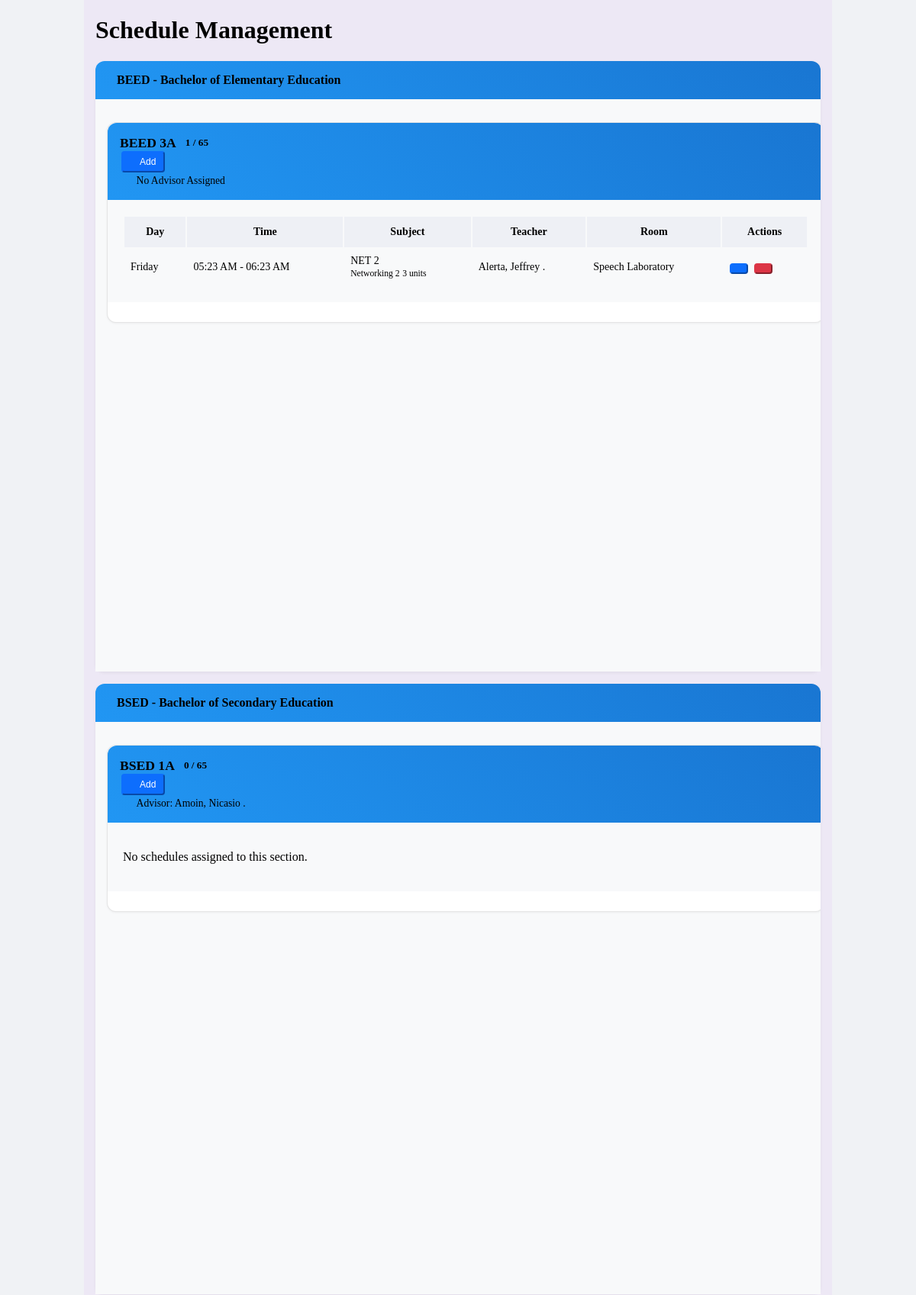
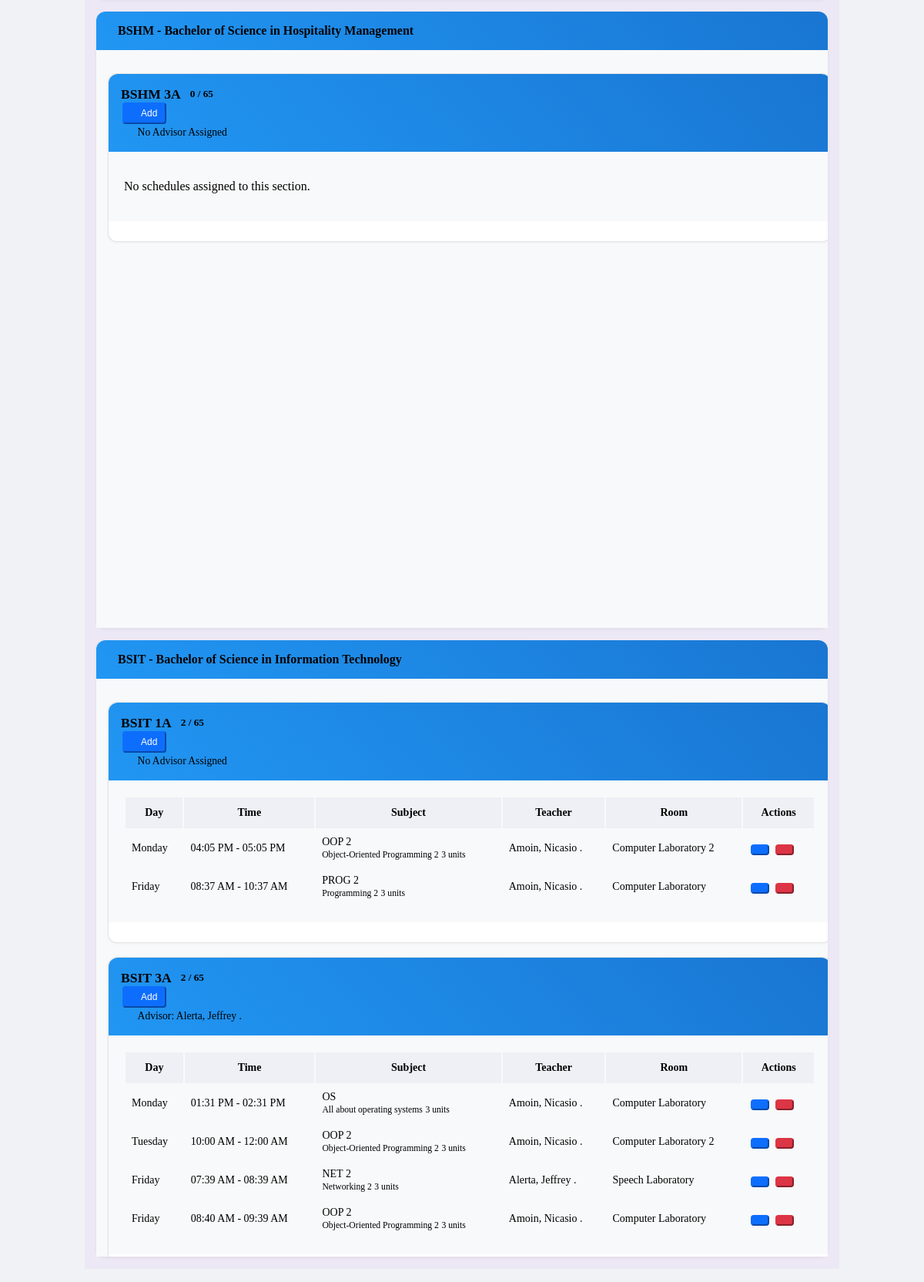
The app's page /admin/schedules/index.php (upper part) with its own data (2 pictures, top to bottom).
### tables this page shows
CREATE TABLE `sections` (
  `section_id` int(11) NOT NULL,
  `section_name` varchar(50) NOT NULL,
  `section_code` varchar(20) NOT NULL,
  `degree_id` int(11) DEFAULT NULL,
  `year_level` tinyint(4) GENERATED ALWAYS AS (cast(substr(`section_code`,locate(' ',`section_code`) + 1,1) as signed)) STORED,
  `max_students` int(11) DEFAULT 40,
  `created_at` timestamp NOT NULL DEFAULT current_timestamp(),
  `updated_at` timestamp NOT NULL DEFAULT current_timestamp() ON UPDATE current_timestamp()
);

CREATE TABLE `sections_schedules` (
  `ss_id` int(11) NOT NULL,
  `section_id` int(11) DEFAULT NULL,
  `section_code` varchar(20) DEFAULT NULL,
  `subject_code` varchar(20) DEFAULT NULL,
  `teacher_id` int(11) DEFAULT NULL,
  `teacher_name` varchar(150) DEFAULT NULL,
  `day_of_week` enum('Monday','Tuesday','Wednesday','Thursday','Friday','Saturday') DEFAULT NULL,
  `start_time` time DEFAULT NULL,
  `end_time` time DEFAULT NULL,
  `room_id` int(11) DEFAULT NULL,
  `semester` enum('First','Second','Summer') DEFAULT NULL,
  `academic_year` varchar(20) DEFAULT NULL,
  `created_at` timestamp NOT NULL DEFAULT current_timestamp(),
  `updated_at` timestamp NOT NULL DEFAULT current_timestamp() ON UPDATE current_timestamp()
);

CREATE TABLE `subjects` (
  `subject_id` int(11) NOT NULL,
  `subject_code` varchar(20) NOT NULL,
  `subject_description` varchar(100) NOT NULL,
  `units` int(11) NOT NULL,
  `created_at` timestamp NOT NULL DEFAULT current_timestamp(),
  `updated_at` timestamp NOT NULL DEFAULT current_timestamp() ON UPDATE current_timestamp()
);

CREATE TABLE `rooms` (
  `room_id` int(11) NOT NULL,
  `room_number` varchar(50) NOT NULL,
  `capacity` int(11) NOT NULL,
  `created_at` timestamp NOT NULL DEFAULT current_timestamp(),
  `updated_at` timestamp NOT NULL DEFAULT current_timestamp() ON UPDATE current_timestamp()
);

CREATE TABLE `degrees` (
  `degree_id` int(11) NOT NULL,
  `degree_code` varchar(20) NOT NULL,
  `degree_name` varchar(100) NOT NULL,
  `description` text DEFAULT NULL,
  `created_at` timestamp NOT NULL DEFAULT current_timestamp()
);

### admin/schedules/index.php (the view, shortened to what this page needs)
<?php
require_once __DIR__ . '/../../includes/db.php';
?>
<link rel="stylesheet" href="../css/common.css">
<?php
$query = "SELECT DISTINCT
            s.section_id,
            s.section_code,
            s.year_level,
            s.degree_id,
            d.degree_code,
            d.degree_name,
            sa.t_id,
            CONCAT(sa.t_lname, ', ', sa.t_fname, ' ', COALESCE(LEFT(sa.t_mname, 1), ''), '.') as advisor_name,
            (SELECT COUNT(*) FROM students_sections ss WHERE ss.section_id = s.section_id) as student_count,
            s.max_students
          FROM sections s
          LEFT JOIN sections_advisors sa ON s.section_id = sa.section_id
          LEFT JOIN degrees d ON s.degree_id = d.degree_id
          ORDER BY d.degree_code, s.year_level, s.section_code";
$sections_result = $conn->query($query);
$sections_by_degree = [];
while ($section = $sections_result->fetch_assoc()) {
    $degree_code = $section['degree_code'];
    if (!isset($sections_by_degree[$degree_code])) {
        $sections_by_degree[$degree_code] = [
            'degree_name' => $section['degree_name'],
            'sections' => []
        ];
    }
    $sections_by_degree[$degree_code]['sections'][] = $section;
}
?>
<div class="container-fluid">
    <div class="d-flex justify-content-between flex-wrap flex-md-nowrap align-items-center pt-3 pb-2 mb-3 border-bottom">
        <h1 class="h2">Schedule Management</h1>
    </div>
    <?php foreach ($sections_by_degree as $degree_code => $degree_data) { ?>
    <div class="card mb-4 degree-card">
        <div class="card-header bg-primary text-white">
            <h4 class="mb-0">
                <?php echo htmlspecialchars($degree_code . ' - ' . $degree_data['degree_name']); ?>
            </h4>
        </div>
        <div class="card-body">
            <div class="row g-0">
                <?php foreach ($degree_data['sections'] as $section) {
                    $schedules_query = "SELECT
                                        ss.*,
                                        r.room_number,
                                        r.capacity as room_capacity,
                                        s.subject_description,
                                        s.units,
                                        CONCAT(t.t_lname, ', ', t.t_fname, ' ', COALESCE(LEFT(t.t_mname, 1), ''), '.') as teacher_name
                                      FROM sections_schedules ss
                                      LEFT JOIN rooms r ON ss.room_id = r.room_id
                                      LEFT JOIN subjects s ON ss.subject_code = s.subject_code
                                      LEFT JOIN teachers t ON ss.teacher_id = t.t_id
                                      WHERE ss.section_id = " . $section['section_id'] . "
                                      ORDER BY ss.day_of_week, ss.start_time";
                    $schedules_result = $conn->query($schedules_query);
                ?>
                    <div class="col-12 col-lg-6">
                        <div class="card h-100">
                            <div class="card-header bg-light">
                                <div class="d-flex flex-column">
                                    <div class="d-flex justify-content-between align-items-center mb-2">
                                        <h5 class="card-title mb-0 d-flex align-items-center">
                                            <span class="section-code"><?php echo htmlspecialchars($section['section_code']); ?></span>
                                            <span class="badge bg-info ms-2">
                                                <?php echo $section['student_count']; ?> / <?php echo $section['max_students']; ?>
                                            </span>
                                        </h5>
                                        <div class="btn-group">
                                            <button type="button"
                                                    class="btn btn-sm btn-primary"
                                                    data-bs-toggle="modal"
                                                    data-bs-target="#addScheduleModal"
                                                    data-section-id="<?php echo $section['section_id']; ?>"
                                                    data-section-code="<?php echo htmlspecialchars($section['section_code']); ?>">
                                                <i class="bi bi-plus-lg me-1"></i>Add
                                            </button>
                                        </div>
                                    </div>
                                    <?php if ($section['advisor_name']) { ?>
                                    <div class="advisor-info">
                                        <span class="badge bg-secondary">
                                            Advisor: <?php echo htmlspecialchars($section['advisor_name']); ?>
                                        </span>
                                    </div>
                                    <?php } else { ?>
                                    <div class="advisor-info">
                                        <span class="badge bg-warning text-dark">
                                            No Advisor Assigned
                                        </span>
                                    </div>
                                    <?php } ?>
                                </div>
                            </div>
                            <div class="card-body">
                                <?php if($schedules_result->num_rows > 0) { ?>
                                    <div class="table-responsive">
                                        <table class="table table-sm table-hover align-middle schedule-table">
                                            <thead>
                                                <tr>
                                                    <th>Day</th>
                                                    <th>Time</th>
                                                    <th>Subject</th>
                                                    <th>Teacher</th>
                                                    <th>Room</th>
                                                    <th>Actions</th>
                                                </tr>
                                            </thead>
                                            <tbody>
                                                <?php while($schedule = $schedules_result->fetch_assoc()) { ?>
                                                    <tr>
                                                        <td><?php echo $schedule['day_of_week']; ?></td>
                                                        <td>
                                                            <?php
                                                            echo date('h:i A', strtotime($schedule['start_time'])) . ' - ' .
                                                                 date('h:i A', strtotime($schedule['end_time']));
                                                            ?>
                                                        </td>
                                                        <td>
                                                            <div><?php echo htmlspecialchars($schedule['subject_code']); ?></div>
                                                            <small class="text-muted"><?php echo htmlspecialchars($schedule['subject_description']); ?></small>
                                                            <small class="text-muted"><?php echo $schedule['units']; ?> units</small>
                                                        </td>
                                                        <td>
                                                            <?php
                                                                if (!empty($schedule['teacher_name'])) {
                                                                    echo htmlspecialchars($schedule['teacher_name']);
                                                                } else {
                                                                    echo '<span class="text-muted schedule-teacher" data-subject-code="' . htmlspecialchars($schedule['subject_code']) . '">No teacher assigned</span>';
                                                                }
                                                            ?>
                                                        </td>
                                                        <td><?php echo htmlspecialchars($schedule['room_number']); ?></td>
                                                        <td>
                                                            <div class="btn-group">
                                                                <button type="button"
                                                                        class="btn btn-sm btn-primary edit-schedule-btn"
                                                                        data-bs-toggle="modal"
                                                                        data-bs-target="#editScheduleModal"
                                                                        data-schedule-id="<?php echo $schedule['ss_id']; ?>"
                                                                        data-section-id="<?php echo $section['section_id']; ?>"
                                                                        data-subject-code="<?php echo htmlspecialchars($schedule['subject_code']); ?>"
                                                                        data-teacher-id="<?php echo $schedule['teacher_id']; ?>"
                                                                        data-day="<?php echo $schedule['day_of_week']; ?>"
                                                                        data-start-time="<?php echo $schedule['start_time']; ?>"
                                                                        data-end-time="<?php echo $schedule['end_time']; ?>"
                                                                        data-room-id="<?php echo $schedule['room_id']; ?>">
                                                                </button>
                                                                <button type="button"
                                                                        class="btn btn-sm btn-danger delete-schedule-btn"
                                                                        data-schedule-id="<?php echo $schedule['ss_id']; ?>">
                                                                </button>
                                                            </div>
                                                        </td>
                                                    </tr>
                                                <?php } ?>
                                            </tbody>
                                        </table>
                                    </div>
                                <?php } else { ?>
                                    <p class="text-muted mb-0">No schedules assigned to this section.</p>
                                <?php } ?>
                            </div>
                        </div>
                    </div>
                <?php } ?>
            </div>
        </div>
    </div>
    <?php } ?>
</div>

### admin/css/common.css (style rules this page uses)
.container-fluid { width: calc(100% - var(--sidebar-width)); margin-left: var(--sidebar-width); padding: 1.5rem; background: #EDE8F5; position: relative; overflow-x: auto; }
.row { --bs-gutter-x: 0; --bs-gutter-y: 0; display: flex; flex-wrap: wrap; margin: 0; }
.row > * { flex-shrink: 0; width: 100%; max-width: 100%; padding: 0; }
.card { border: none; border-radius: 0.75rem; box-shadow: 0 4px 15px rgba(61, 82, 160, 0.1); background: #fff; height: 100%; transition: transform 0.3s ease, box-shadow 0.3s ease; margin-bottom: 1.5rem; }
.card-header { background: #fff; border-bottom: 1px solid rgba(61, 82, 160, 0.1); padding: 1.25rem; border-radius: 0.75rem 0.75rem 0 0; }
.card-header h5, .card-header h4 { color: var(--primary); font-weight: 600; margin: 0; display: flex; align-items: center; }
.card-body { padding: 1.25rem; }
.table { width: 100%; margin-bottom: 0; }
.table thead th { background-color: rgba(61, 82, 160, 0.05); color: var(--primary); font-weight: 600; border-bottom: none; padding: 0.75rem 1rem; }
.table td { padding: 0.75rem 1rem; border-color: rgba(61, 82, 160, 0.08); vertical-align: middle; }
.table tbody tr { transition: background-color 0.2s ease, transform 0.2s ease; }
.btn { border-radius: 4px; padding: 0.5rem 1rem; font-size: 0.875rem; transition: all 0.2s; }
.degree-card { height: 100%; display: flex; flex-direction: column; }
.degree-card .card-body { flex: 1 1 auto; }

### admin/schedules/index.php (style rules this page uses)
.container-fluid { padding: 0 15px; margin-right: auto; margin-left: auto; }
.row { margin-right: -15px; margin-left: -15px; display: flex; flex-wrap: wrap; }
.col-12, .col-lg-6 { padding: 10px; }
.schedule-table { font-size: 0.875rem; }
.schedule-table th, .schedule-table td { padding: 0.5rem; white-space: normal; word-break: break-word; }
.card-body { overflow-x: hidden; }
.table-responsive { margin: 0; padding: 0; }
.degree-card { margin-bottom: 1rem; }
.btn-primary, .btn-group .btn-primary, button.btn-primary { background-color: #0d6efd !important; border-color: #0d6efd !important; color: white !important; }
.btn-danger, .btn-group .btn-danger, button.btn-danger { background-color: #dc3545 !important; border-color: #dc3545 !important; color: white !important; }
.btn { padding: 0.375rem 0.75rem; border-radius: 0.25rem; font-size: 0.875rem; }
.section-code { font-weight: 600; font-size: 1.1rem; }
.advisor-info { margin-top: 0.25rem; }
.advisor-info .badge { font-size: 0.85rem; font-weight: 500; padding: 0.4rem 0.6rem; }
.card-header { border-bottom: 2px solid rgba(0,0,0,0.1); }
.table th { font-weight: 600; background-color: rgba(0,0,0,0.02); }
.degree-card { box-shadow: 0 2px 4px rgba(0,0,0,0.05); border: none; }
.degree-card .card-header { background: linear-gradient(45deg, #2196F3, #1976D2); border-bottom: none; padding: 1rem; }
.degree-card .card-body { padding: 1.25rem; background-color: #f8f9fa; }
.degree-card .card-body .card { border: 1px solid rgba(0,0,0,0.1); box-shadow: 0 1px 3px rgba(0,0,0,0.05); }
.btn-group .btn.btn-sm { padding: 5px 10px; font-size: 12px; border-radius: 4px; margin: 0 2px; }

### records on screen
sections: section_code "BEED 3A", student_count "1", max_students "65", shows "No Advisor Assigned"
sections_schedules: day_of_week "Friday", start_time "05:23 AM", end_time "06:23 AM", subject_code "NET 2", subjects.subject_description "Networking 2", subjects.units "3", teacher_name "Alerta, Jeffrey .", room.room_number "Speech Laboratory"
sections: section_code "BSED 1A", student_count "0", max_students "65", advisor_name "Amoin, Nicasio .", shows "No schedules assigned to this section."
sections: section_code "BSHM 3A", student_count "0", max_students "65", shows "No Advisor Assigned", shows "No schedules assigned to this section."
sections: degree.degree_code "BSIT - Bachelor of Science in Information Technology", section_code "BSIT 3A", student_count "2", max_students "65", advisor_name "Alerta, Jeffrey ."
sections: section_code "BSIT 1A", student_count "2", max_students "65", shows "No Advisor Assigned"
sections_schedules: day_of_week "Monday", start_time "04:05 PM", end_time "05:05 PM", subject_code "OOP 2", subjects.subject_description "Object-Oriented Programming 2", subjects.units "3", teacher_name "Amoin, Nicasio .", room.room_number "Computer Laboratory 2"
sections_schedules: day_of_week "Friday", start_time "08:37 AM", end_time "10:37 AM", subject_code "PROG 2", subjects.subject_description "Programming 2", subjects.units "3", teacher_name "Amoin, Nicasio .", room.room_number "Computer Laboratory"
sections_schedules: day_of_week "Monday", start_time "01:31 PM", end_time "02:31 PM", subject_code "OS", subjects.subject_description "All about operating systems", subjects.units "3", teacher_name "Amoin, Nicasio .", room.room_number "Computer Laboratory"
sections_schedules: day_of_week "Tuesday", start_time "10:00 AM", end_time "12:00 AM", subject_code "OOP 2", subjects.subject_description "Object-Oriented Programming 2", subjects.units "3", teacher_name "Amoin, Nicasio .", room.room_number "Computer Laboratory 2"
sections_schedules: day_of_week "Friday", start_time "07:39 AM", end_time "08:39 AM", subject_code "NET 2", subjects.subject_description "Networking 2", subjects.units "3", teacher_name "Alerta, Jeffrey .", room.room_number "Speech Laboratory"
sections_schedules: day_of_week "Friday", start_time "08:40 AM", end_time "09:39 AM", subject_code "OOP 2", subjects.subject_description "Object-Oriented Programming 2", subjects.units "3", teacher_name "Amoin, Nicasio .", room.room_number "Computer Laboratory"

### other values on screen
$degree_code . ' - ' . $degree_data['degree_name'] "BEED - Bachelor of Elementary Education"
$degree_code . ' - ' . $degree_data['degree_name'] "BSED - Bachelor of Secondary Education"
$degree_code . ' - ' . $degree_data['degree_name'] "BSHM - Bachelor of Science in Hospitality Management"
